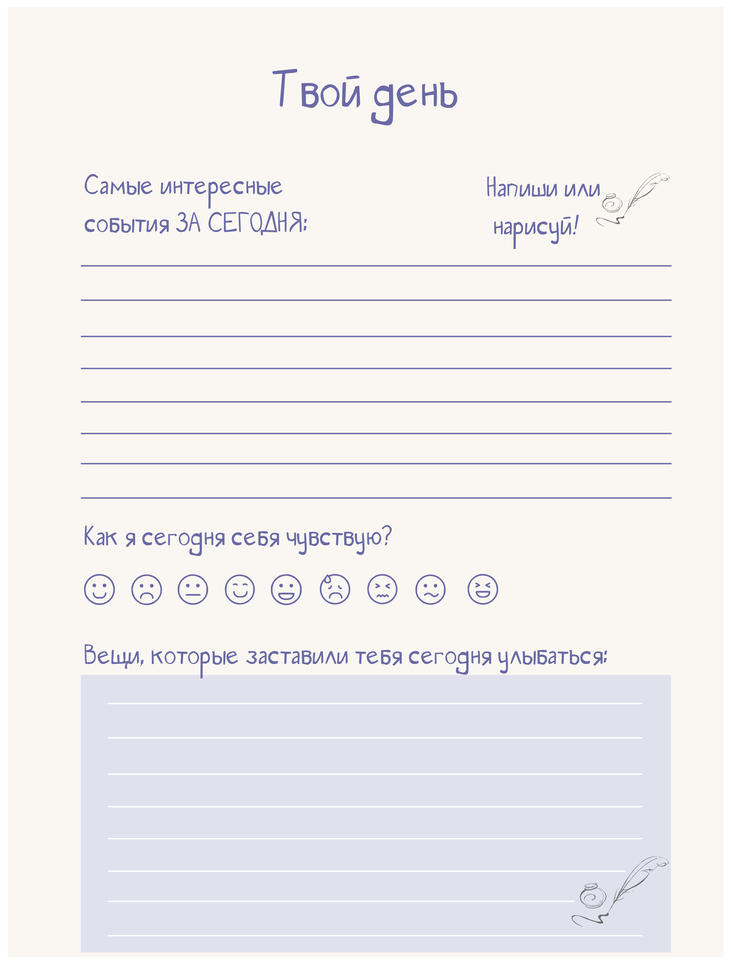
#> input picture albums/diary/cover/in album/Блок фиолетовый_180х240_print/page_009.png, 731 x 965 px, shrunk from 2219 x 2927 before the run, found by its file name
$ python _refine-mood-circles.py
#> lines starting #> are read from the running program, lines starting #| are printed output that depends on the picture; after the words box and inside, x2 and y2 are one past the last pixel; in counts of white or black regions, pixels touching at a corner belong together
"""Precise mood ring centers via circular ink edges on purple page_009."""
from __future__ import annotations

from PIL import Image
import numpy as np

PNG = r"albums/diary/cover/in album/Блок фиолетовый_180х240_print/page_009.png"


def main() -> None:
    im = Image.open(PNG).convert("RGB")
#> im is the input picture: PIL image 731x965 RGB; mean R, G, B 240.9, 238.8, 239.7
    arr = np.asarray(im).astype(np.float32)
    h, w = arr.shape[:2]
#> h = 965; w = 731
    gray = arr.mean(axis=2)

    # Mood strip
    y0, y1 = int(0.575 * h), int(0.650 * h)
#> y0 = 554; y1 = 627
    x0, x1 = int(0.10 * w), int(0.75 * w)
#> x0 = 73; x1 = 548
    band = gray[y0:y1, x0:x1]
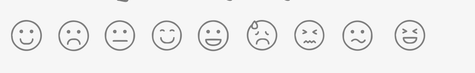
#> band: shape (73, 475) float32; min 102.7, max 255, mean 239.9
    # Purple ink is darker than cream bg (~240+)
    ink = band < 150
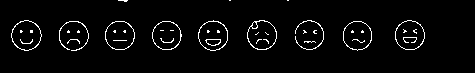
#> ink: shape (73, 475) bool; 3.5% white in thin lines or dots, all inside (x1, y1, x2, y2) = (11, 0, 425, 51)

    # Approximate 9 centers from column clusters
    proj = ink.mean(axis=0)
#> proj = 475 values, max 0.151 at index 59, min 0 at index 0, mean 0.0347
    k = np.ones(21) / 21
    proj = np.convolve(proj, k, mode="same")
#> proj = 475 values, max 0.0744 at index 217, min 0 at index 0, mean 0.0347
    thr = proj.max() * 0.28
#> thr = 0.0208
    active = proj > thr
    clusters = []
    in_c = False
    for i, a in enumerate(active):
        if a and not in_c:
            start = i
            in_c = True
        elif not a and in_c:
            clusters.append((start, i))
            in_c = False
#> this loop made 475 passes
#> (a, in_c) on passes 8, 46, 56: (True, True), (False, False), (True, True)
#> after the loop, clusters = [(7, 45), (55, 92), (103, 138), (150, 186), (189, 191), (195, 233), (242, 280), (293, 328), (341, 375), (393, 428)]; in_c = False; start = 393
    if in_c:
        clusters.append((start, len(active)))

    results = []
    for a, b in clusters:
        width = b - a
        if width < 50 or width > 160:
            continue
        # Local window
        pad = 8
        xa, xb = max(0, a - pad), min(band.shape[1], b + pad)
        local = ink[:, xa:xb]
        # Distance transform style: for each pixel, find ring by edge of disk
        # Use moments of ink for center
        ys, xs = np.where(local)
        if len(xs) < 30:
            continue
        cx_local = xs.mean()
        cy_local = ys.mean()
        # Refine: only use outer ring pixels (far from local center)
        dx = xs - cx_local
        dy = ys - cy_local
        dist = np.sqrt(dx * dx + dy * dy)
        # Keep mid-outer annulus
        r_med = np.median(dist)
        mask = (dist > r_med * 0.55) & (dist < r_med * 1.35)
        if mask.sum() < 20:
            mask = dist > 0
        cx_local = xs[mask].mean()
        cy_local = ys[mask].mean()
        dx = xs[mask] - cx_local
        dy = ys[mask] - cy_local
        radius = np.median(np.sqrt(dx * dx + dy * dy))

        cx = (x0 + xa + cx_local) / w
        cy = (y0 + cy_local) / h
        diameter = (2 * radius) / w
        results.append((cx, cy, diameter, width, radius))
#> this loop made 10 passes
#> (a, b, width) on passes 1 to 10: (7, 45, 38), (55, 92, 37), (103, 138, 35), (150, 186, 36), (189, 191, 2), (195, 233, 38), (242, 280, 38), (293, 328, 35), (341, 375, 34), (393, 428, 35)
#> after the loop, results = []

    # Deduplicate close peaks
    results.sort(key=lambda t: t[0])
    filtered = []
    for r in results:
        if not filtered or r[0] - filtered[-1][0] > 0.04:
            filtered.append(r)
        elif r[2] > filtered[-1][2]:
            filtered[-1] = r
#> this loop made 0 passes
#> after the loop, filtered = []

    print(f"found {len(filtered)}")
#| found 0
    for i, (cx, cy, d, width, radius) in enumerate(filtered):
        print(
            f"  [{i}] cx={cx:.4f} cy={cy:.4f} diameter={d:.4f} "
            f"rPx={radius:.1f} clusterW={width}"
        )

    print("\nJS snippet:")
    print("const PURPLE_MOOD_CIRCLE_COORDS = [")
    for cx, cy, d, *_ in filtered:
        print(f"  {{ cx: {cx:.4f}, cy: {cy:.4f}, diameter: {d:.4f} }},")
    print("];")


if __name__ == "__main__":
    main()

$ run again, with albums/diary/cover/in album/Блок фиолетовый_180х240_print/page_001.png copied over albums/diary/cover/in album/Блок фиолетовый_180х240_print/page_009.png
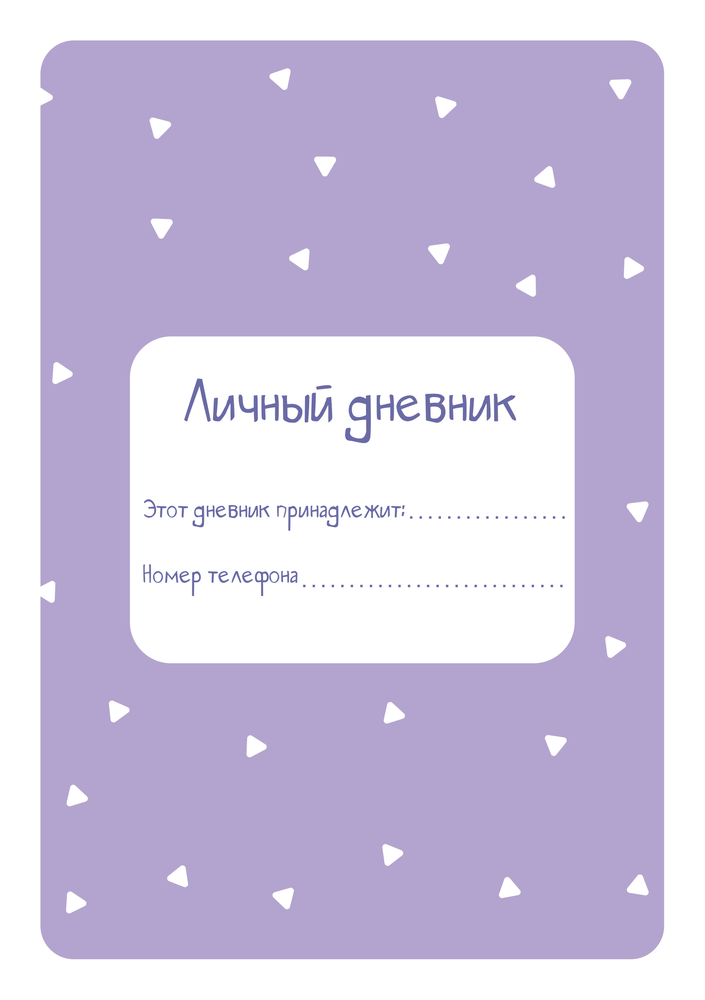
#> input picture albums/diary/cover/in album/Блок фиолетовый_180х240_print/page_001.png, 705 x 1000 px, shrunk from 1749 x 2481 before the run, found by its file name
#> in main, im is the input picture: PIL image 705x1000 RGB; mean R, G, B 208.3, 199.4, 225.6
#> in main, `ink = band < 150`:
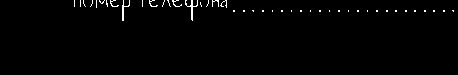
#> ink: shape (75, 458) bool; 1.1% white in thin lines or dots, all inside (x1, y1, x2, y2) = (74, 0, 454, 21)
#> in main, `proj = ink.mean(axis=0)`: proj = 458 values, max 0.28 at index 123, min 0 at index 0, mean 0.0114
#> in main, `proj = np.convolve(proj, k, mode="same")`: proj = 458 values, max 0.0495 at index 182, min 0 at index 0, mean 0.0114
#> thr = 0.0139
#> the loop in main, `for i, a in enumerate(active):` made 458 passes
#> in_c on passes 81, 86, 87, 135, 144, 233: True, False, True, False, True, False
#> after the loop in main, `for i, a in enumerate(active):`: clusters = [(80, 85), (86, 134), (143, 232)]; in_c = False; start = 143
#> the loop in main, `for a, b in clusters:` made 3 passes
#> (a, b, width) on passes 1 to 2: (80, 85, 5), (86, 134, 48)
#> pass 3, in main, `local = ink[:, xa:xb]`:
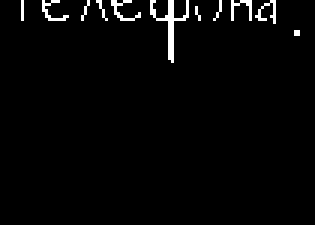
#> local: shape (75, 105) bool (shown 3 times larger); 2.4% white in thin lines or dots, all inside (x1, y1, x2, y2) = (7, 0, 100, 21)
#> after the loop in main, `for a, b in clusters:`: results = [(0.365, 0.581, 0.0399, 89, 14.05)]
#> the loop in main, `for r in results:` made 1 pass
#| found 1
#> the loop in main, `for i, (cx, cy, d, width, radius) in enumerate(filtered):` made 1 pass
#> (printed output is left out)
#> the loop in main, `for cx, cy, d, *_ in filtered:` made 1 pass
#> (cx, cy, d) on pass 1: (0.365, 0.581, 0.0399)
#> (printed output is left out)

$ run again, with albums/diary/cover/in album/Блок фиолетовый_180х240_print/page_002.png copied over albums/diary/cover/in album/Блок фиолетовый_180х240_print/page_009.png
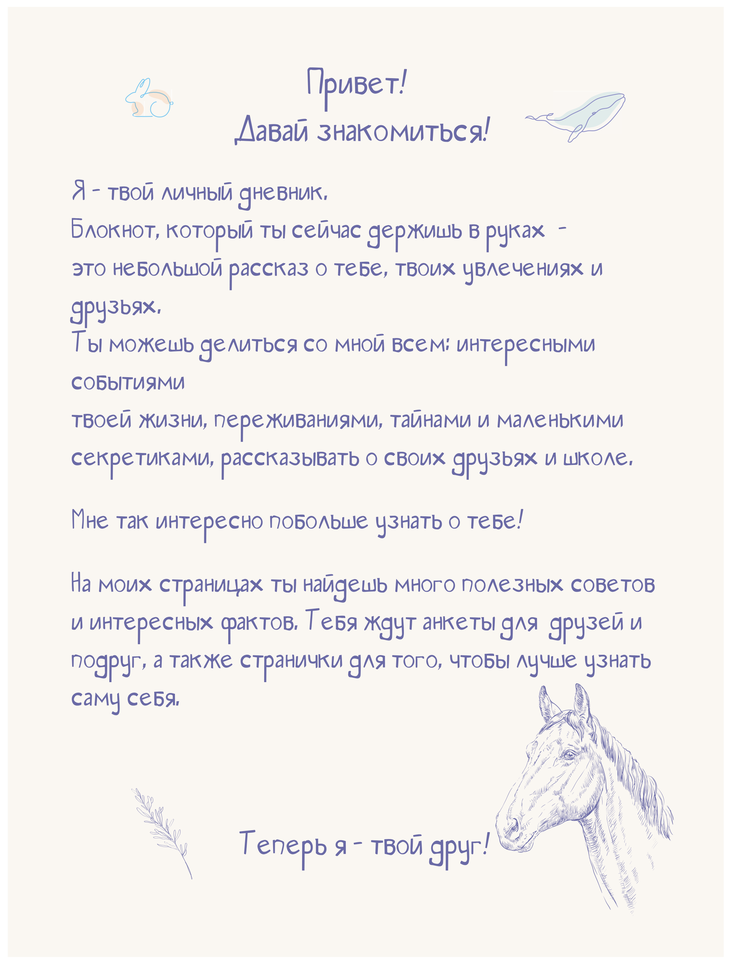
#> input picture albums/diary/cover/in album/Блок фиолетовый_180х240_print/page_002.png, 731 x 965 px, shrunk from 2219 x 2927 before the run, found by its file name
#> in main, im is the input picture: PIL image 731x965 RGB; mean R, G, B 243.2, 240.5, 238.8
#> in main, `band = gray[y0:y1, x0:x1]`:
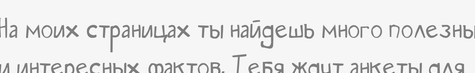
#> band: shape (73, 475) float32; min 99.67, max 255, mean 232.8
#> in main, `ink = band < 150`:
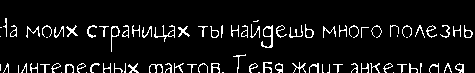
#> ink: shape (73, 475) bool; 7.6% white in thin lines or dots, all inside (x1, y1, x2, y2) = (0, 18, 473, 73)
#> in main, `proj = ink.mean(axis=0)`: proj = 475 values, max 0.397 at index 271, min 0 at index 2, mean 0.0759
#> in main, `proj = np.convolve(proj, k, mode="same")`: proj = 475 values, max 0.142 at index 272, min 0.0254 at index 474, mean 0.0753
#> thr = 0.0396
#> the loop in main, `for i, a in enumerate(active):` made 475 passes
#> (start, in_c) on pass 1: (0, True)
#> after the loop in main, `for i, a in enumerate(active):`: clusters = [(0, 472)]; in_c = False; start = 0
#> the loop in main, `for a, b in clusters:` made 1 pass
#> (a, b, width) on pass 1: (0, 472, 472)
#> after the loop in main, `for a, b in clusters:`: results = []
#| found 0

$ run again, with albums/diary/cover/in album/Блок фиолетовый_180х240_print/page_010.png copied over albums/diary/cover/in album/Блок фиолетовый_180х240_print/page_009.png
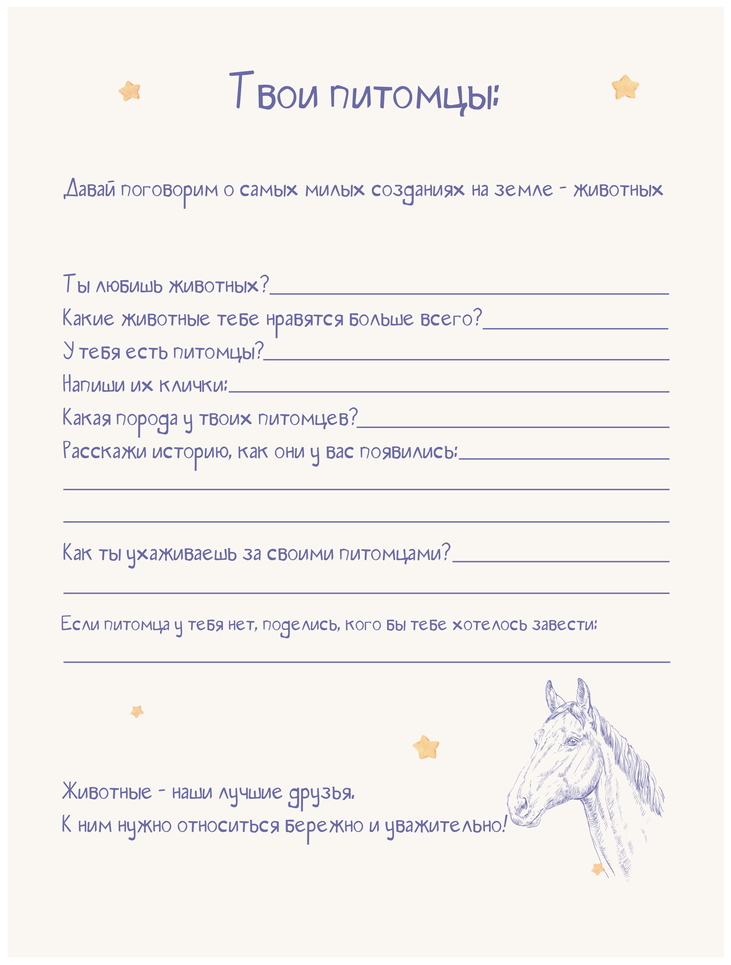
#> input picture albums/diary/cover/in album/Блок фиолетовый_180х240_print/page_010.png, 731 x 965 px, shrunk from 2219 x 2927 before the run, found by its file name
#> in main, im is the input picture: PIL image 731x965 RGB; mean R, G, B 244.6, 241.8, 240.3
#> in main, `band = gray[y0:y1, x0:x1]`:
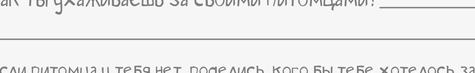
#> band: shape (73, 475) float32; min 104, max 255, mean 237.4
#> in main, `ink = band < 150`:
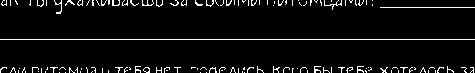
#> ink: shape (73, 475) bool; 5.2% white in thin lines or dots
#> in main, `proj = ink.mean(axis=0)`: proj = 475 values, max 0.192 at index 61, min 0.0137 at index 7, mean 0.0519
#> in main, `proj = np.convolve(proj, k, mode="same")`: proj = 475 values, max 0.0698 at index 63, min 0.028 at index 474, mean 0.0512
#> thr = 0.0195
#> the loop in main, `for i, a in enumerate(active):` made 475 passes
#> (start, in_c) on pass 1: (0, True)
#> after the loop in main, `for i, a in enumerate(active):`: clusters = []; in_c = True; start = 0
#> the loop in main, `for a, b in clusters:` made 1 pass
#> (a, b, width) on pass 1: (0, 475, 475)
#> after the loop in main, `for a, b in clusters:`: results = []
#| found 0
